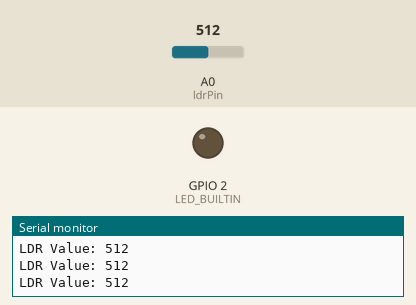
Bench run of a program on a simulated ESP8266 (NodeMCU). On the bench: output pins drawn as LEDs (lit = HIGH, except the on-board LED, lit = LOW), the last lines printed to the serial monitor. The inputs (shaded band) are chosen by the test bench; at power-on: A0 (ldrPin) = 512.

Above: at 1.2 s.
1.3 s: A0 (ldrPin) set to 74
2.8 s: A0 (ldrPin) set to 66
At 3.3 s:
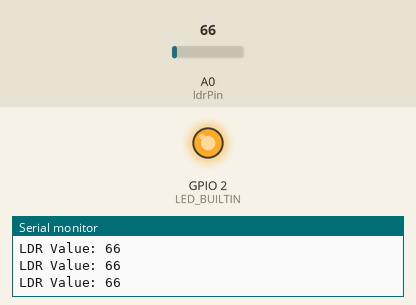
4.3 s: A0 (ldrPin) set to 122
At 5.6 s:
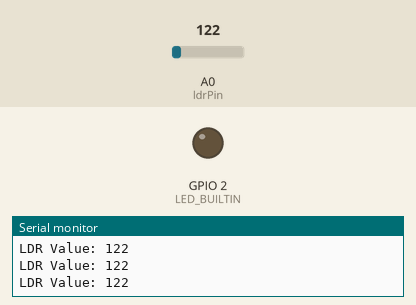
5.9 s: A0 (ldrPin) set to 60
At 7.1 s:
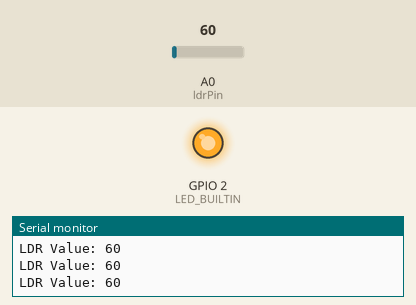
Timing chart, 0 to 8.5 s (numbered marks = the images above; inputs shaded):
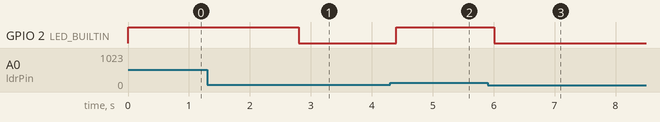

The program:

main.cpp
```cpp
// A simple program to turn on an LED during Night/Dark and stay off during Day/light

#include <Arduino.h>

// Define the pin for the built-in LED (on GPIO2)
const int ldrPin = A0; // Photoresistor connected to analog pin A0
const int threshold = 70;

void setup() {
  // Initialize the built-in LED pin as an output
  pinMode(LED_BUILTIN, OUTPUT);

  // Start the serial monitor for debugging (optional)
  Serial.begin(115200);
}

void loop() {
  // Read the value from the photoresistor (0-1023)
  int ldrValue = analogRead(ldrPin);

  // Print the LDR value for debugging
  Serial.print("LDR Value: ");
  Serial.println(ldrValue);

  // If it's dark (LDR value below the threshold), turn the LED on
  // If it's bright (LDR value above the threshold), turn the LED off
  if (ldrValue < threshold) {
    digitalWrite(LED_BUILTIN, LOW);  // Turn the LED on
  } else {
    digitalWrite(LED_BUILTIN, HIGH);   // Turn the LED off
  }

  // Delay for a short period to stabilize
  delay(200);
}
```

Measured:
- the behaviour switches between 70 and 69 on A0 (ldrPin) (found by bisection; images 0 and 1)
- after the input at 2.8 s, GPIO 2 (LED_BUILTIN): HIGH → LOW at once
- after the input at 4.3 s, GPIO 2 (LED_BUILTIN): LOW → HIGH after 0.11 s
- after the input at 5.9 s, GPIO 2 (LED_BUILTIN): HIGH → LOW after 0.11 s
